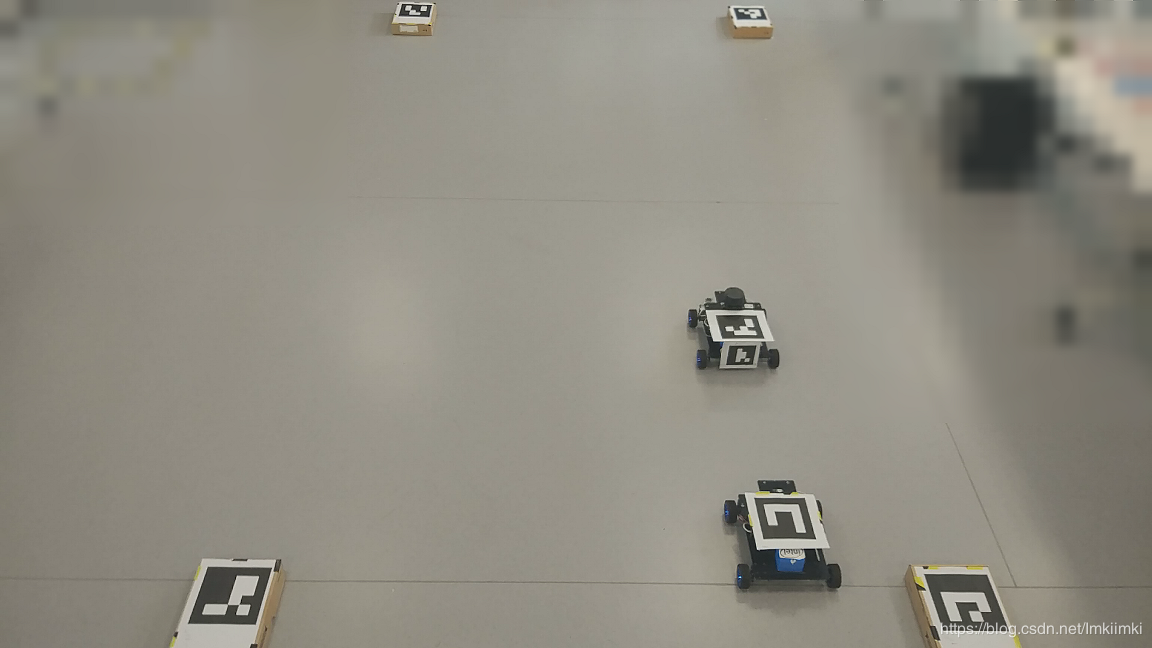
#> input picture 001.png, 1152 x 648 px, found by its file name
$ python test_git.py
#> lines starting #> are read from the running program, lines starting #| are printed output that depends on the picture
#!/usr/bin/ python
# -*- coding: utf-8 -*-

# 使用視覺方法測量目標在世界坐標系中的坐標
# 首先估計相機姿態,然後測算目標marker中心點在世界坐標系中的位置.
# 使用方法:
# 1. 相機校準,
# 2. 在空間中放置4個以上的基準坐標點,在程序中給定這些點的信息,包括ID和世界坐標
# 3. 被測目標使用marker標記,在程序中給定這些點的markerID
# 4. 拍攝錄像,確保4個標志點在視野內.
# 5. 運行程序處理視頻幀
# CR@ Guofeng, mailto:gf@gfshen.cn
#
# ------版本歷史---
# ---V1.0
# ---2019年7月19日
#    初次編寫


import numpy as np
import cv2
import cv2.aruco as aruco


def estimateCameraPose(cameraMtx, dist, refMarkerArray, corners, markerIDs):
    '''
    根据基准点的marker，解算相机的旋转向量rvecs和平移向量tvecs，(solvePnP(）实现)
    并将rvecs转换为旋转矩阵输出(通过Rodrigues())
    输入：
        cameraMtx内参矩阵，
        dist畸变系数。
        当前处理的图像帧frame，
        用于定位世界坐标系的参考点refMarkerArray.  py字典类型,需要len(refMarkerArray)>=3, 格式：{ID:[X, Y, Z], ID:[X,Y,Z]..}
        corners, detectMarkers()函數的輸出
        markerIDs, detectMarkers()函數的輸出
    输出：旋转矩阵rMatrix, 平移向量tVecs
    '''
    marker_count = len(refMarkerArray)
    if marker_count < 4:  # 标志板少于四个
        raise RuntimeError('at least 3 pair of points required when invoking solvePnP')

    corners = corners;
    ids = markerIDs
    print('ids:\n')
    print(ids)
    print('corners:\n')
    print(corners)

    objectPoints = []
    imagePoints = []
    # 检查是否探测到了所有预期的基准marker
    if len(ids) != 0:  # 檢測到了marker,存儲marker的世界坐標到objectPoints，構建對應的圖像平面坐標列表 imagePoints
        print('------detected ref markers----')
        for i in range(len(ids)):  # 遍歷探測到的marker ID,
            if ids[i][0] in refMarkerArray:  # 如果是參考點的標志，提取基准点的图像坐标，用于构建solvePnP()的输入

                print('id:\n ' + str(ids[i][0]))
                print('cornors: \n ' + str(corners[i][0]))
                objectPoints.append(refMarkerArray[ids[i][0]])
                imagePoints.append(corners[i][0][0].tolist())  # 提取marker的左上點
        objectPoints = np.array(objectPoints)
        imagePoints = np.array(imagePoints)

        print('------------------------------\n')
        print('objectPoints:\n' + str(objectPoints))
        print('imagePoints:\n' + str(imagePoints))
        pass
    else:
        return False, None, None

    # 如果檢測到的基準參考點大於3個，可以解算相機的姿態啦
    if len(objectPoints) >= 4:
        # 至少需要4個點
        retval, rvec, tvec = cv2.solvePnP(objectPoints, imagePoints, cameraMtx, dist)
        rMatrix, jacobian = cv2.Rodrigues(rvec)
        return True, rMatrix, tvec
    else:
        return False, None, None

    # 返回值
    # return rMatrix=[], tVecs=[]


def detectTarget(cameraMatrix, dist, rMatrix, tvec, targetMarker, corners, markerIDs, zWorld=0.0):
    '''
    測算目標marker中心在世界坐標系中的位置
    輸入:
    輸出:
        與markerIDs長度相等的列表,包含位置確定的目標坐標,未檢測到填None,例如[None,[x2,y2,z2]]
    '''
    if rMatrix == []:
        return
    targets_count = len(targetMarker)
    if targets_count == 0:
        raise Exception('targets empty, are you dou?')

    # 創建與targetMarker相同尺寸的列表,用於存儲解算所得到目標的世界坐標
    targetsWorldPoint = [None] * targets_count

    for i in range(len(markerIDs)):  # 遍歷探測到的marker ID,
        markerIDThisIterate = markerIDs[i][0]
        if markerIDThisIterate in targetMarker:  # 如果是目標marker的ID
            # 獲得當前處理的marker在targetMarker中的下標,用於填充targetsWorldPoint
            targetIndex = targetMarker.index(markerIDThisIterate)
        else:
            continue
        # 計算marker中心的圖像坐標
        markerCenter = corners[i][0].sum(0) / 4.0
        # 畸變較正,轉換到相機坐標系,得到(u,v,1)
        # https://stackoverflow.com/questions/39394785/opencv-get-3d-coordinates-from-2d
        markerCenterIdeal = cv2.undistortPoints(markerCenter.reshape([1, -1, 2]), cameraMatrix, dist)
        markerCameraCoodinate = np.append(markerCenterIdeal[0][0], [1])
        print('++++++++markerCameraCoodinate')
        print(markerCameraCoodinate)

        # marker的坐標從相機轉換到世界坐標np.linalg.inv求逆
        markerWorldCoodinate = np.linalg.inv(rMatrix).dot((markerCameraCoodinate - tvec.reshape(3)))
        print('++++++++markerworldCoodinate')
        print(markerWorldCoodinate)
        # 將相機的坐標原點轉換到世界坐標系
        originWorldCoodinate = np.linalg.inv(rMatrix).dot((np.array([0, 0, 0.0]) - tvec.reshape(3)))
        # 兩點確定了一條直線 (x-x0)/(x0-x1) = (y-y0)/(y0-y1) = (z-z0)/(z0-z1)
        # 當z=0時,算得x,y
        delta = originWorldCoodinate - markerWorldCoodinate
        # zWorld = 0.0
        xWorld = (zWorld - originWorldCoodinate[2]) / delta[2] * delta[0] + originWorldCoodinate[0]
        yWorld = (zWorld - originWorldCoodinate[2]) / delta[2] * delta[1] + originWorldCoodinate[1]
        targetsWorldPoint[targetIndex] = [xWorld, yWorld, zWorld]

        print('-=-=-=\n Target Position ' + str(targetsWorldPoint[targetIndex]))
        pass
    return targetsWorldPoint


if __name__ == '__main__':
    frame = cv2.imread(r'F:\PyCharm\Camera_calibration_GIT\001.png')
#> frame is the input picture: shape (648, 1152, 3); mean B, G, R 130, 140.6, 144
    try:
        npzfile = np.load('F:\PyCharm\Camera_calibration_GIT\class1\class_mtx.npz')
#> (reads class1/class_mtx.npz from the repository)
        mtx = npzfile['mtx']
        dist = npzfile['dist']
    except IOError:
        raise Exception('cant find calibration data, do that first')

    # 保存基準點的信息,檢測到之後會更新.
    rMatrix = []
    tvec = []
    #######

    # 處理視頻畫面
    cv2.namedWindow('image', cv2.WINDOW_NORMAL)
    cv2.resizeWindow('image', 1280, 720)
    cv2.imshow("image", frame)

    ##process and measure target position
    # 0.1. 指定基準點的marker ID和世界坐標
    # [[marker ID, X, Y, Z]..]
    refMarkerArray = { \
        0: [4.0, 6.0, 0.0], \
        1: [4.0, 2.0, 0.0], \
        2: [2.0, 2.0, 0.0], \
        3: [2.0, 6.0, 0.0], \
        }
    # 0.2 指定目標的markr ID
    targetMarker = [10, 11]

    # 1. 估計camera pose
    # 1.1 detect aruco markers
    img_gray = cv2.cvtColor(frame, cv2.COLOR_BGR2GRAY)
    aruco_dict = aruco.Dictionary_get(aruco.DICT_4X4_50)
    parameters = aruco.DetectorParameters_create()

    corners, ids, rejectedImgPoints = aruco.detectMarkers(img_gray, aruco_dict, parameters=parameters)
#> corners = 5 items; ids = [2, 1, 10, 11, 16]; rejectedImgPoints = 9 items
    aruco.drawDetectedMarkers(img_gray, corners)  # Draw A square around the markers
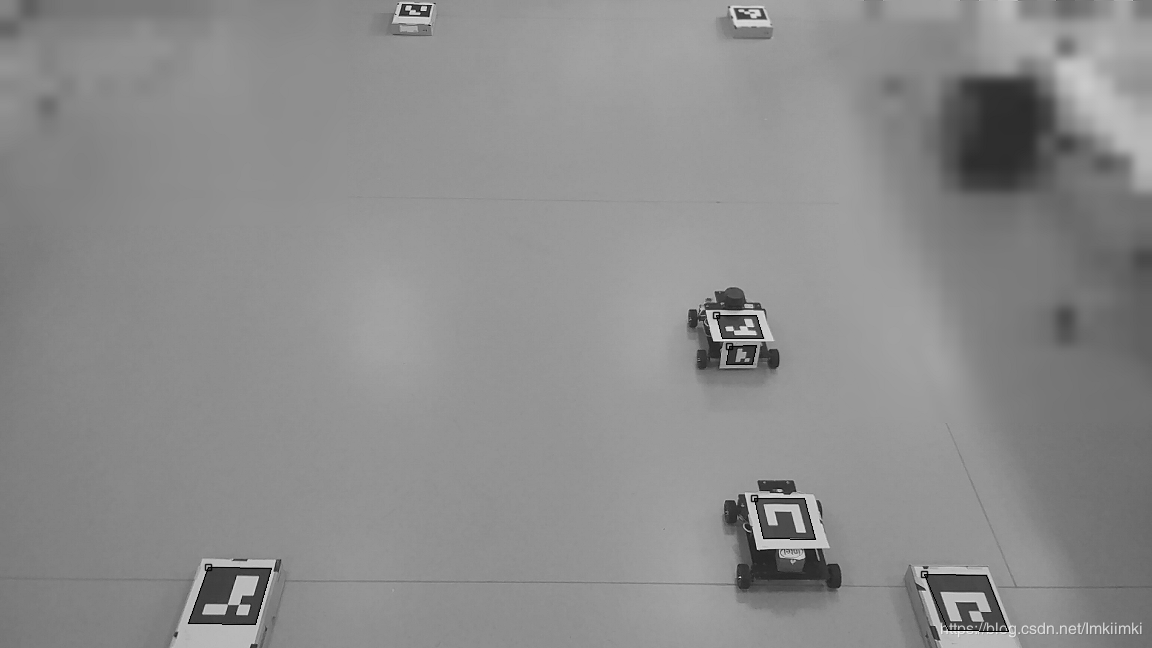
#> img_gray: shape (648, 1152); min 0, max 245, mean 140.2
    cv2.namedWindow('detect', cv2.WINDOW_NORMAL)
    cv2.resizeWindow('detect', 1280, 720)
    cv2.imshow("detect", img_gray)
    # 1.2 estimate camera pose
    gotCameraPose, rMatrixTemp, tvecTemp = estimateCameraPose(mtx, dist, refMarkerArray, corners, ids)
#> in estimateCameraPose, `corners = corners;`: corners = 5 items
#> in estimateCameraPose, `ids = markerIDs`: ids = [2, 1, 10, 11, 16]
#| [[ 2]
#|  [ 1]
#|  [10]
#|  [11]
#|  [16]]
#> (printed output is left out)
#> the loop in estimateCameraPose, `for i in range(len(ids)):` made 5 passes
#| id:
#|  2
#| cornors:
#|  [[208. 567.]
#|  [271. 568.]
#|  [255. 624.]
#|  [188. 623.]]
#| id:
#|  1
#| cornors:
#> (further printed lines are left out)
#> after the loop in estimateCameraPose, `for i in range(len(ids)):`: imagePoints = [[208, 567], [924, 574]]; objectPoints = [[2, 2, 0], [4, 2, 0]]
#| objectPoints:
#| [[2. 2. 0.]
#|  [4. 2. 0.]]
#| imagePoints:
#| [[208. 567.]
#|  [924. 574.]]
#> gotCameraPose = False

    # 1.3 updata R, T to static value
    if gotCameraPose:
        rMatrix = rMatrixTemp
        tvec = tvecTemp
        print('rMatrix\n' + str(rMatrixTemp))
        print('tvec\n' + str(tvecTemp))

    # 2. 根據目標的marker來計算世界坐標系坐標
    detectTarget(mtx, dist, rMatrix, tvec, targetMarker, corners, ids)

    '''
    if ( cv2.waitKey(10) & 0xFF ) == ord('q'):
        cap.release()
        cv2.destroyAllWindows()
    '''

    # cap.release()
    cv2.destroyAllWindows()
